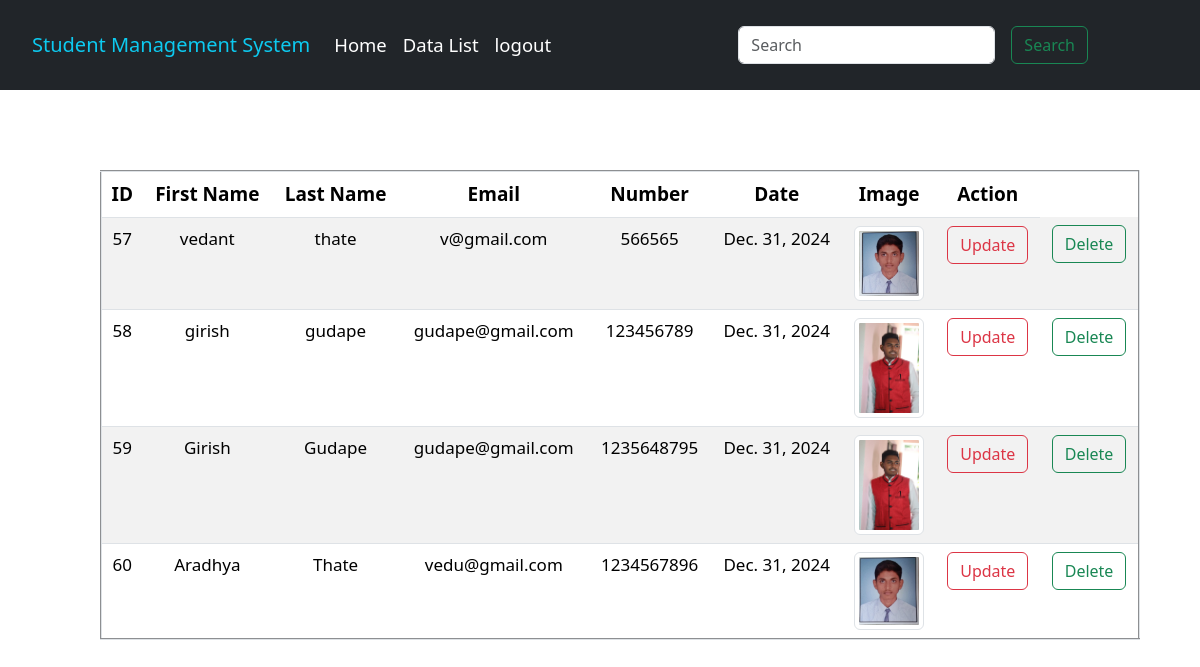
Screenshot of /showino/ with the database file from the repository.
### app/models.py (models this page shows, shortened)
class Student_information(models.Model):
    student_id = models.AutoField(primary_key=True)
    First_name = models.CharField(max_length=50)
    Last_name = models.CharField(max_length=50)
    Email = models.CharField(max_length=30)
    Number = models.CharField(max_length=20)
    Date = models.DateField()
    Student_Image = models.ImageField(upload_to="images",max_length=350,default="")

### app/views.py (the view)
# urls.py: path('showino/',views.showino, name="showino"),
def showino(request):
    student = Student_information.objects.all()
    param={'students':student}
    return render(request,'showino.html',param)

### templates/showino.html (shortened to what this page needs)
{% load static %}
<!DOCTYPE html>
<html lang="en">
<head>
  <link rel="stylesheet" href="{% static 'css/tbl.css' %}">
  <link href="https://cdn.jsdelivr.net/npm/bootstrap@5.3.3/dist/css/bootstrap.min.css" rel="stylesheet"
>
</head>
<body>
  <div class="container1">
    <div>
      <nav class="navbar navbar-expand-lg navbar-dark bg-dark">
        <div class="container-fluid">
          <a class="navbar-brand c1 text-info" href="/home">Student Management System</a>
          <div class="collapse navbar-collapse" id="navbarSupportedContent">
            <ul class="navbar-nav me-auto mb-2 mb-lg-0">
              <li class="nav-item">
                <a class="nav-link active" aria-current="page" href="/home">Home</a>
              </li>
              <li class="nav-item">
                <a class="nav-link active" href="/showino">Data List</a>
              </li>
              <li class="nav-item ">
                <a class="nav-link active" href="#">logout</a>
              </li>
            </ul>
            <form class="d-flex" role="search">
              <input class="form-control me-3" type="search" placeholder="Search" aria-label="Search">
              <button class="btn btn-outline-success" type="submit">Search</button>
            </form>
          </div>
        </div>
      </nav>
    </div>
    <div class="cent">
      <table border='2' class="table table-striped">
        <thead>
          <tr>
            <th>ID</th>
            <th>First Name</th>
            <th>Last Name</th>
            <th>Email</th>
            <th>Number</th>
            <th>Date</th>
            <th>Image</th>
            <th>Action</th>
          </tr>
        </thead>
        <tbody>
          {% for student in students %}
          <tr>
            <td>{{ student.student_id }}</td>
            <td>{{ student.First_name }}</td>
            <td>{{ student.Last_name }}</td>
            <td>{{ student.Email }}</td>
            <td>{{ student.Number }}</td>
            <td>{{ student.Date }}</td>
            {% if student.Student_Image %}
            <td>
              <img src="{{ student.Student_Image.url }}" alt="image" class="img-fluid img-thumbnail"
                style="max-width:70px; height:auto;">
            </td>
            {% else %}
            <td>
              <img src="{% static 'images/default.png'%}" alt="Default" class="img-fluid img-thumbnail"
                style="max-width: 80px; height: auto;">
            </td>
            {% endif %}
            <td><a class="btn btn-outline-danger" href="/update/{{ student.student_id }}">Update</a></td>
            <td><a class="btn btn-outline-success" href="/delete/{{ student.student_id }}" onclick="return confirmDelete();">Delete</a></td>
          </tr>
          {% endfor %}
        </tbody>
      </table>
    </div>
  </div>
</body>
</html>

### static/css/tbl.css (style rules this page uses)
* { padding:0px; margin: 0px; box-sizing: border-box; }
.container1 { min-height: 700px; width: 100%; }
nav { height: 90px; width: 100%; font-size: 18.5px; }
.navbar-brand { padding-left: 20px; }
.d-flex { margin-right: 100px; }
.cent { min-height: 600px; max-width: 100%; padding: 80px; text-align: center; }
table { width: 80%; margin-left: 20px; }
th { font-size: 19px; }
td { font-size: 17px; }

### rows the page displays
Student_information: student_id "57", First_name "vedant", Last_name "thate", Email "v@gmail.com", Number "566565", Date "Dec. 31, 2024", Student_Image (picture)
Student_information: student_id "58", First_name "girish", Last_name "gudape", Email "gudape@gmail.com", Number "123456789", Date "Dec. 31, 2024", Student_Image (picture)
Student_information: student_id "59", First_name "Girish", Last_name "Gudape", Email "gudape@gmail.com", Number "1235648795", Date "Dec. 31, 2024", Student_Image (picture)
Student_information: student_id "60", First_name "Aradhya", Last_name "Thate", Email "vedu@gmail.com", Number "1234567896", Date "Dec. 31, 2024", Student_Image (picture)
